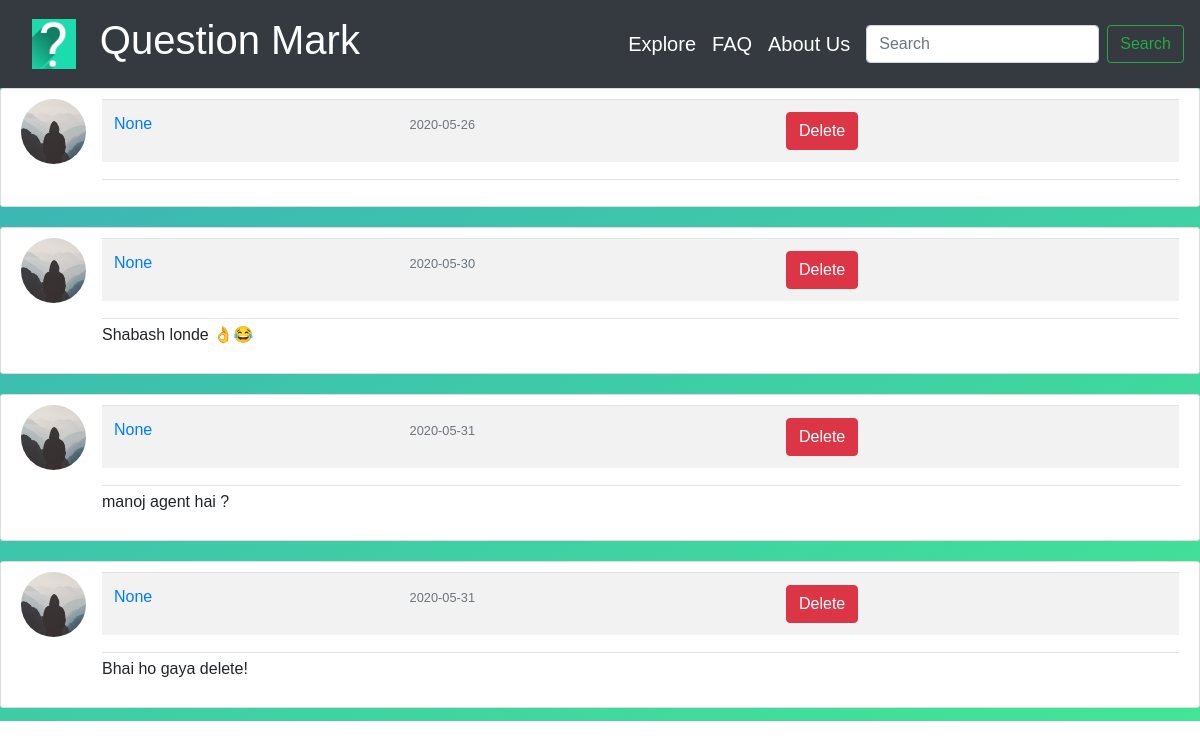
Before: /explore with the older database file.
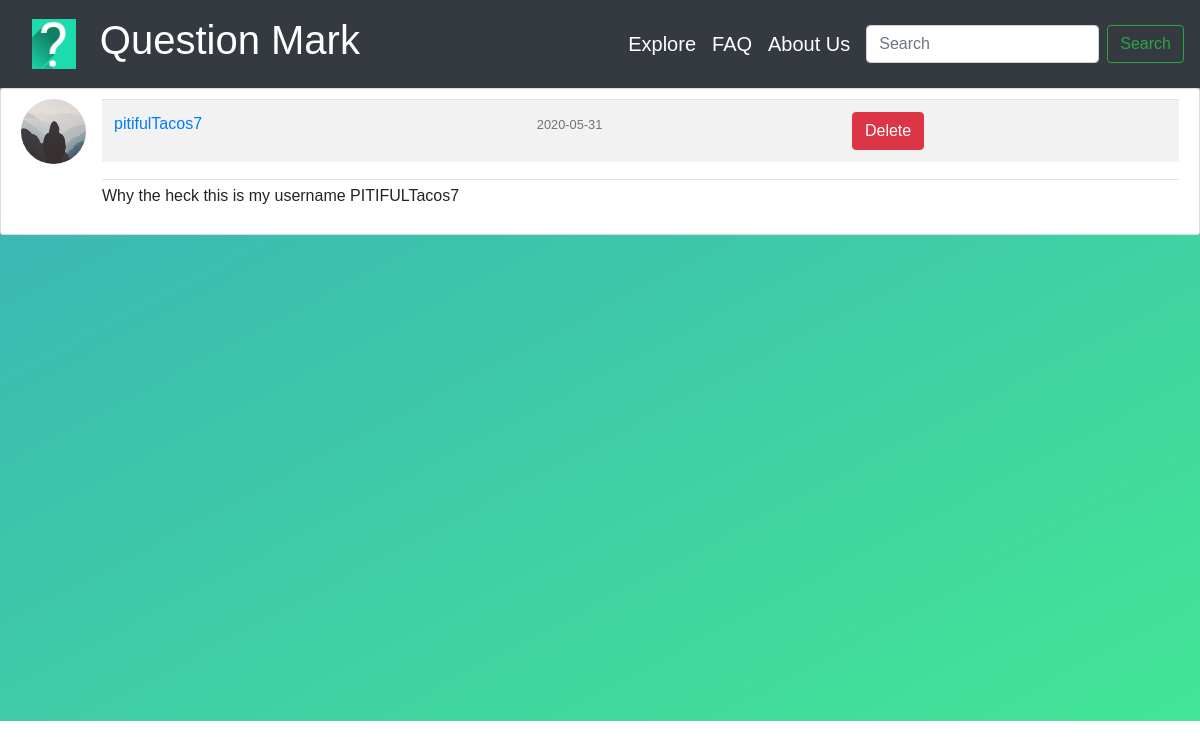
After: the same page with the newer database file.
### Question_Mark/models.py (models this page shows, shortened)
class Questions(db.Model):
    id = db.Column(db.Integer, primary_key=True)
    question = db.Column(db.Text, nullable=False)
    date_posted = db.Column(db.DateTime, nullable=False, default=datetime.utcnow)
    user_id = db.Column(db.Integer, db.ForeignKey('user.id'), nullable=False)

class User(db.Model, UserMixin):
    id = db.Column(db.Integer, primary_key=True)
    first_name = db.Column(db.String(30), unique=False, nullable=False)
    last_name = db.Column(db.String(30), unique=False, nullable=False)
    username = db.Column(db.String(30), unique=True, nullable=False)
    email = db.Column(db.String(120), unique=True, nullable=False)
    image_file = db.Column(db.String(20), nullable=False, default='default.jpg')
    password = db.Column(db.String(60), nullable=False)
    questions = db.relationship('Questions', backref='author', lazy=True)

### Question_Mark/routes.py (the view)
@app.route("/explore", methods=['GET','POST'])
def explore():
    values = Questions.query.all()
    return render_template('explore.html', title='Explore', values=values)

### Question_Mark/templates/explore.html (shortened to what this page needs)
{% extends "layout.html" %}
{% block head %}
<link rel="stylesheet" href={{ url_for('static', filename='style_questions.css') }}>
{% endblock head %}
{% block content %}
{% for item in values %}
<article class="media content-section-ex">
    <img class="rounded-circle article-img" src="{{ url_for('static', filename='default.jpg') }}">
    <div class="media-body">
        <div class="article-metadata">
            <table class="table table-striped">
            <tr>
            <td><a class="mr-2" href="#">{{ item.author.username }}</a></td>
            <td><small class="text-muted">{{ item.date_posted.strftime('%Y-%m-%d') }}</small></td>
            <td><form action="{{url_for('delete_ques', id=item.id)}}" method="POST">
                <input type="submit" value="Delete" class="btn btn-danger">
            </form></td></tr></table>
        </div>
        <p class="article-content">{{ item.question }}</p>
    </div>
</article>
{% endfor %}
{% endblock content %}

### Question_Mark/templates/layout.html (shortened to what this page needs)
<!DOCTYPE html>
<html>
<head>
    <link rel="stylesheet" href="https://stackpath.bootstrapcdn.com/bootstrap/4.4.1/css/bootstrap.min.css"
>
    {% block head %}{% endblock head %}
</head>
<body>
    <nav class="navbar navbar-expand-sm bg-dark navbar-dark justify-content-end">
        <a class="nav-link" href={{ url_for("home") }} title="Take a tour of our website!">
            <img id="brand-image" alt="Website Logo" src={{ url_for('static', filename='logo.png') }}></div>
        </a>
        <div class="collapse navbar-collapse flex-grow-0 ml-0 mr-5 mb-auto mt-0" id="navbarSupportedContent">
            <ul class="nav navbar-nav navbar-right">
                <li class="nav-item active">
                    <a class="nav-link" href={{ url_for("home") }} title="Take a tour of our website!">
                        <h1>Question Mark</h1>
                    </a>
                </li>
            </ul>
        </div>
        <div class="collapse navbar-collapse flex-grow-0 ml-auto mr-2 mt-2" id="navbarSupportedContent">
            <ul class="nav navbar-nav navbar-right">
                <li class="nav-item active">
                    <a class="nav-link" href={{ url_for("explore") }} title="Take a tour of our website!">
                        <h5>Explore</h5>
                    </a>
                </li>
                <li class="nav-item active">
                    <a class="nav-link" href={{ url_for("faq") }} title="Got queries? Just ask them here!">
                        <h5>FAQ</h5>
                    </a>
                </li>
                <li class="nav-item active">
                    <a class="nav-link" href={{ url_for("about") }} title="Know more about us!">
                        <h5>About Us</h5>
                    </a>
                </li>
            </ul>
        </div>
        <form class="form-inline">
            <input class="form-control mr-sm-2" type="search" placeholder="Search" aria-label="Search"
                title="Type your question here!">
            <button class="btn btn-outline-success my-2 my-sm-0" type="submit"
                title="Search your question!">Search</button>
        </form>
    </nav>
    <div id="grad">
        {% block content %}
        {% endblock content%}
    </div>
</body>
</html>

### Question_Mark/static/style_questions.css (style rules this page uses)
.content-section-ex { background: #ffffff !important; padding: 10px 20px; border: 1px solid #dddddd; border-radius: 3px; margin-bottom: 20px; }
.article-content { white-space: pre-line; }
.article-img { height: 65px; width: 65px; margin-right: 16px; }
.article-metadata { padding-bottom: 1px; margin-bottom: 4px; border-bottom: 1px solid #e3e3e3 }

### Question_Mark/templates/layout.html (style rules this page uses)
#grad { height: 633px; background-color: #ffffff; background-image: linear-gradient(to bottom right, #3bb2b8, #42e695); position: relative; }
body { box-sizing: border-box; font-family: sans-serif; }
#brand-image { height: 50px; }

Changed rows visible on the page:
removed Questions: author.username "None", date_posted "2020-05-26"
removed Questions: author.username "None", date_posted "2020-05-30", question "Shabash londe 👌😂"
removed Questions: author.username "None", date_posted "2020-05-31", question "manoj agent hai ?"
removed Questions: author.username "None", date_posted "2020-05-31", question "Bhai ho gaya delete!"
added Questions: author.username "pitifulTacos7", date_posted "2020-05-31", question "Why the heck this is my username PITIFULTacos7"
